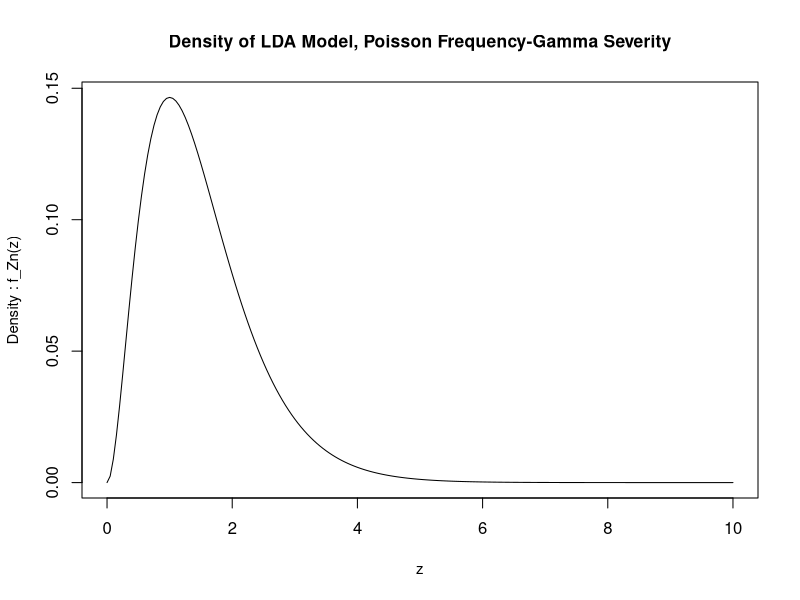
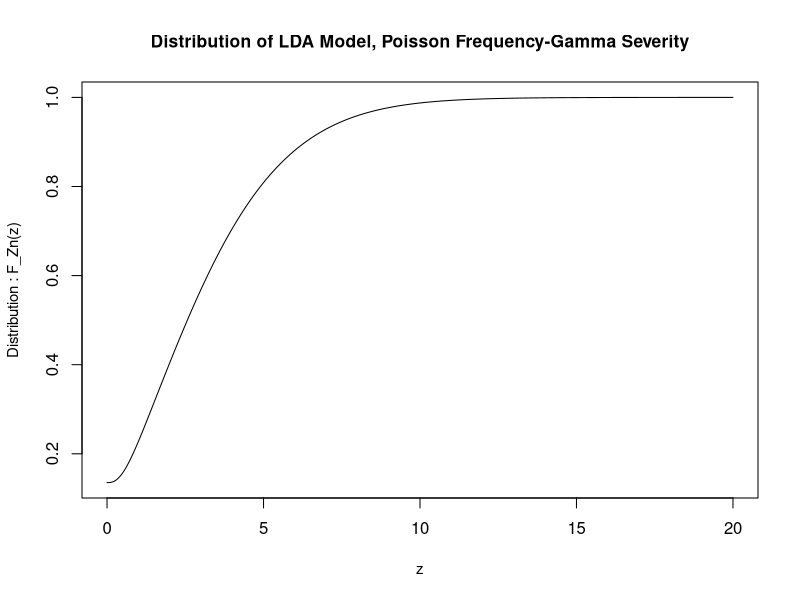
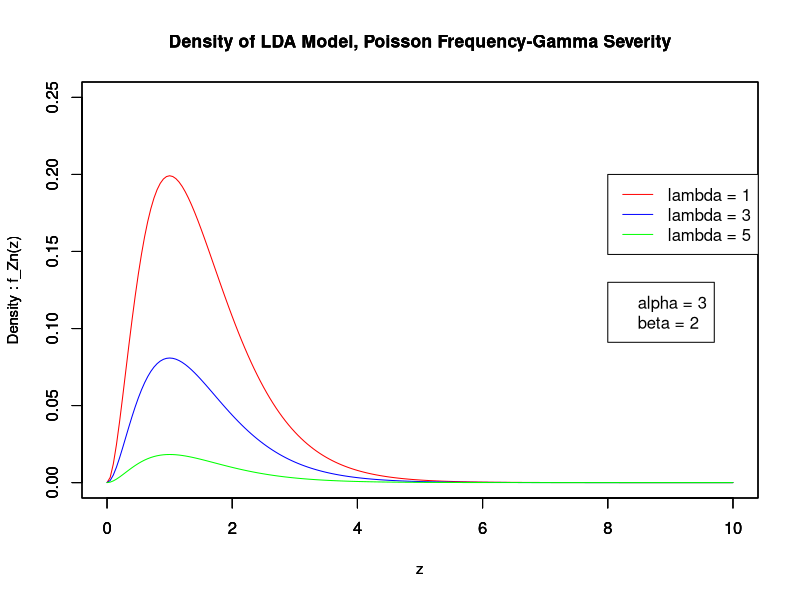
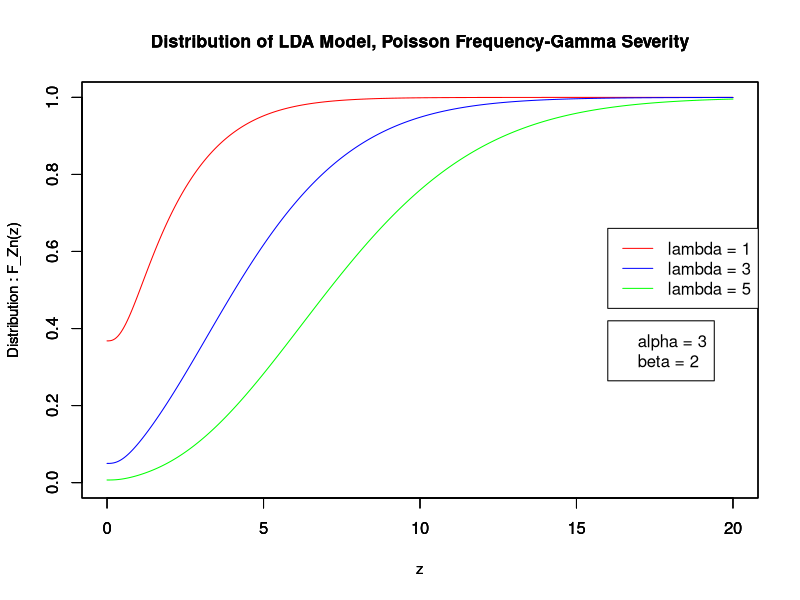
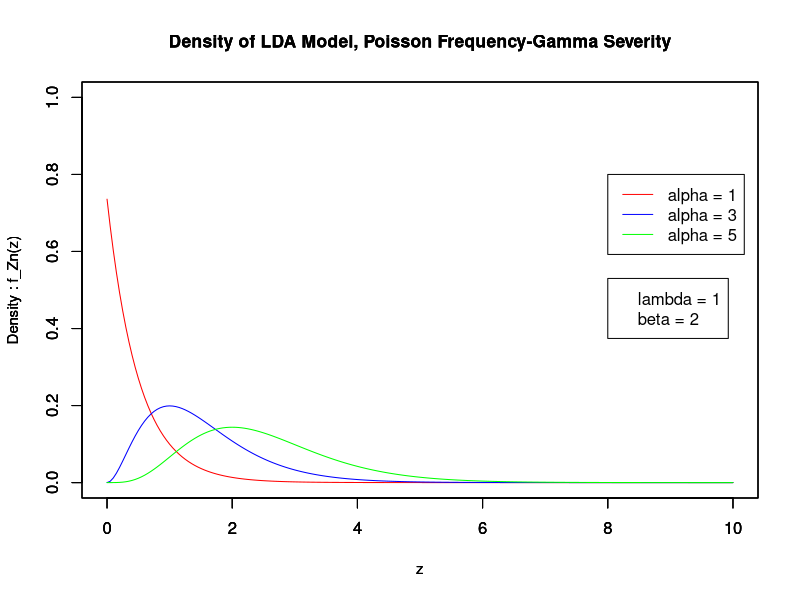
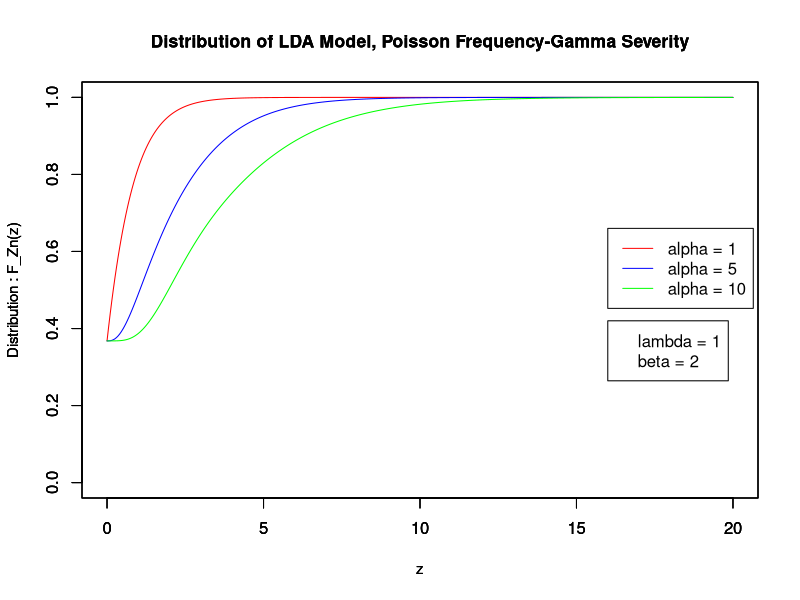
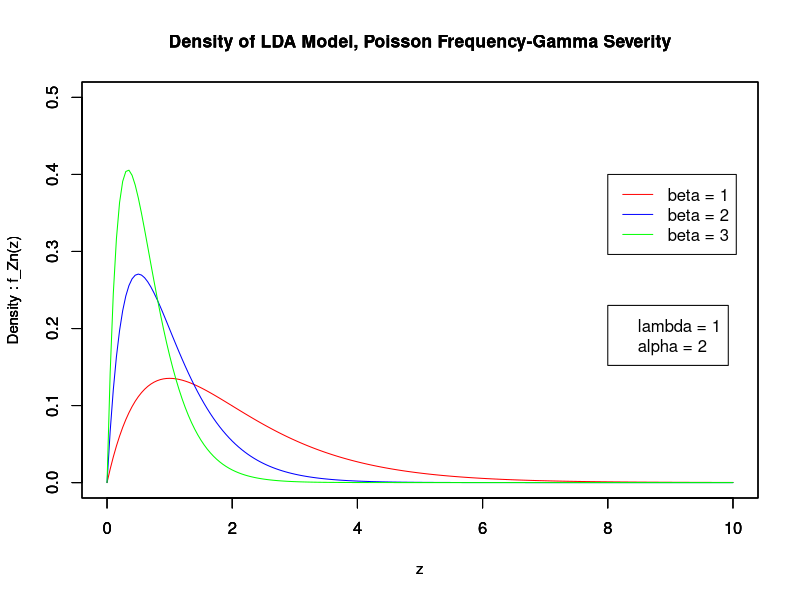
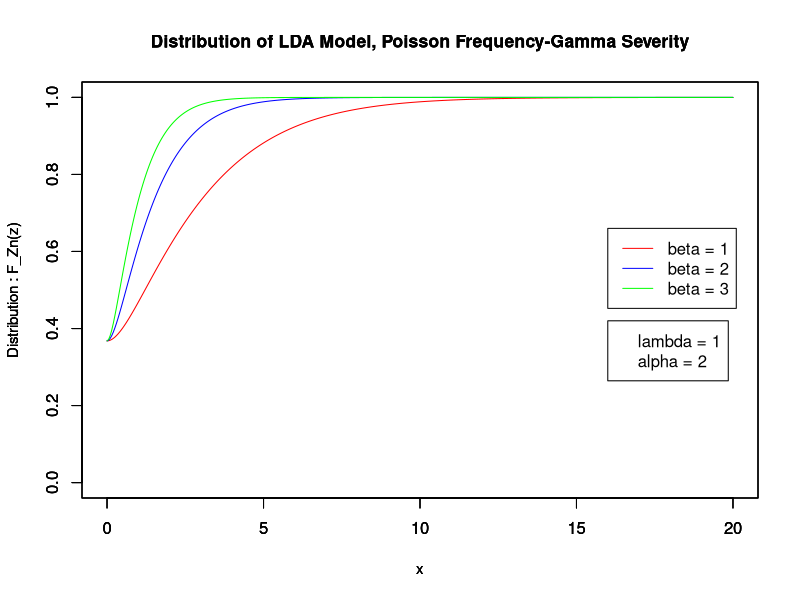

R code for these plots, in order: (Note: this script raises an error after producing the figures.)
rm(list=ls(all=TRUE))
library(pracma)
dev.off()
#Setting the parameters
lambda <- 2
bet <- 2
alph <- 3

###PDF

#Defining our density function for Poisson-Gamma distribution
PGdens <- function(z,n,alph,bet,lambda) {partialsum = 0

for(k in 1:n){  #We want a sum, hence we use a for loop
  partialsum = partialsum + dpois(k,lambda)*dgamma(z,alph*k,bet) #Defining the sum using the equation we defined
  
  return(partialsum)
}}

zs1 = seq(0, 10, by = 0.05) #Our range of z values

#Plotting the density function for our parameter values
plot(zs1,PGdens(zs1,200,alph,bet,lambda),main = "Density of LDA Model, Poisson Frequency-Gamma Severity",cex.main=1.05 ,xlab = "z",ylab="Density : f_Zn(z)",cex.lab=0.9,"l")


####CDF
zs = seq(0, 20, by = 0.05)#Our range of z values

#Defining our distribution function for Poisson-Gamma distribution
PGcdf <- function(z,n,alph,bet,lambda) {partialsum = exp(-lambda)
if(n>0){
  
  for(k in 1:n){
    partialsum = partialsum +  dpois(k,lambda)* pgamma(z,alph*k,bet)#Defining the sum using the equation we defined
  }
}

return(partialsum)
}


plot(zs,PGcdf(zs,50,alph,bet,lambda),main = "Distribution of LDA Model, Poisson Frequency-Gamma Severity",cex.main=1.05 ,xlab = "z",ylab="Distribution : F_Zn(z)",cex.lab=0.9,"l")



#Testing different values of lambda, alpha and beta

#Lambda tests____________________________________________________
dev.off()
zs1 = seq(0, 10, by = 0.05)
zs2 = seq(0, 20, by = 0.05)

alpha_lambdatest <- 3 #Setting our alpha and beta parameters
beta_lambdatest <- 2

lambdas = c(1,3,5)#We are going to plot the model for lambda = 1, 3 and 5

color = c("red","blue","green")#Defining different colours to see the difference in plots

for(i in 1:3){ #Testing each parameter value for the density function
  pgdens = PGdens(zs1,200,alpha_lambdatest,beta_lambdatest,lambda = lambdas[i])
  
  #Plotting the density
  plot(zs1,pgdens,main = "Density of LDA Model, Poisson Frequency-Gamma Severity", cex.main=1.05 ,xlab = "z",ylab="Density : f_Zn(z)",ylim = c(0,0.25),cex.lab=0.9,"l",col = color[i])
  par(new = TRUE)
}
legend(8,0.20,legend = c("lambda = 1","lambda = 3","lambda = 5"),col = c("red","blue","green"),lty = 1)
legend(8,0.13, legend = c("alpha = 3","beta = 2"))

dev.off()
for(i in 1:3){#Testing each parameter value for the distribution function
  pgcdf = PGcdf(zs2,20,alpha_lambdatest,beta_lambdatest,lambda = lambdas[i])
  
  #Plotting the distribution
  plot(zs2,pgcdf,main = "Distribution of LDA Model, Poisson Frequency-Gamma Severity", cex.main=1.05 ,xlab = "z",ylab="Distribution : F_Zn(z)",ylim = c(0,1),cex.lab=0.9,"l",col = color[i])
  par(new = TRUE)
}
legend(16,0.66,legend = c("lambda = 1","lambda = 3","lambda = 5"),col = c("red","blue","green"),lty = 1)
legend(16,0.42, legend = c("alpha = 3","beta = 2"))

#Alpha tests____________________________________________________
dev.off()
zs1 = seq(0, 10, by = 0.05)
zs2 = seq(0, 20, by = 0.05)

beta_alphatest <- 2 #Setting our beta and lambda parameters
lambda_alphatest <- 1

alphas = c(1,3,5)#We are going to plot the model for alphas = 1, 3 and 5
color = c("red","blue","green")

for(i in 1:3){#Testing each parameter value for the density function
  pgdens = PGdens(zs1,200,alph = alphas[i],beta_alphatest,lambda_alphatest)
  
  #Plotting the density
  plot(zs1,pgdens,main = "Density of LDA Model, Poisson Frequency-Gamma Severity", cex.main=1.05 ,xlab = "z",ylab="Density : f_Zn(z)",ylim = c(0,1),cex.lab=0.9,"l",col = color[i])
  par(new = TRUE)
}
legend(8,0.80,legend = c("alpha = 1","alpha = 3","alpha = 5"),col = c("red","blue","green"),lty = 1)
legend(8,0.53, legend = c("lambda = 1","beta = 2"))


dev.off()
for(i in 1:3){#Testing each parameter value for the density function
  pgcdf = PGcdf(zs2,20,alph = alphas[i],beta_alphatest,lambda_alphatest)
  
  #Plotting the distribution
  plot(zs2,pgcdf,main = "Distribution of LDA Model, Poisson Frequency-Gamma Severity", cex.main=1.05 ,xlab = "z",ylab="Distribution : F_Zn(z)",ylim = c(0,1),cex.lab=0.9,"l",col = color[i])
  par(new = TRUE)
}
legend(16,0.66,legend = c("alpha = 1","alpha = 5","alpha = 10"),col = c("red","blue","green"),lty = 1)
legend(16,0.42, legend = c("lambda = 1","beta = 2"))

#Beta tests____________________________________________________
dev.off()
zs1 = seq(0, 10, by = 0.05)
zs2 = seq(0, 20, by = 0.05)
alpha_betatest <- 2 #Setting our alpha and lambda parameters
lambda_betatest <- 1
betas = c(1,2,3)#We are going to plot the model for betas = 1,2 and 3
color = c("red","blue","green")

for(i in 1:3){#Testing each parameter value for the density function
  pgdens = PGdens(zs1,200,alpha_betatest,bet = betas[i],lambda_alphatest)
  
  #Plotting the density
  plot(zs1,pgdens,main = "Density of LDA Model, Poisson Frequency-Gamma Severity", cex.main=1.05 ,xlab = "z",ylab="Density : f_Zn(z)",ylim = c(0,0.5),cex.lab=0.9,"l",col = color[i])
  par(new = TRUE)
}
legend(8,0.40,legend = c("beta = 1","beta = 2","beta = 3"),col = c("red","blue","green"),lty = 1)
legend(8,0.23, legend = c("lambda = 1","alpha = 2"))

dev.off()
for(i in 1:3){#Testing each parameter value for the distribution function
  pgcdf = PGcdf(zs2,20,alpha_betatest,bet = betas[i],lambda_alphatest)
  
  #Plotting the distribution
  plot(zs2,pgcdf,main = "Distribution of LDA Model, Poisson Frequency-Gamma Severity", cex.main=1.05 ,xlab = "x",ylab="Distribution : F_Zn(z)",ylim = c(0,1),cex.lab=0.9,"l",col = color[i])
  par(new = TRUE)
}
legend(16,0.66,legend = c("beta = 1","beta = 2","beta = 3"),col = c("red","blue","green"),lty = 1)
legend(16,0.42, legend = c("lambda = 1","alpha = 2"))

#Monte Carlo Simulation_______________________________________________________________
dev.off()
lambda <- 2 # Deining intial parameters
bet <- 2
alph <- 3

poisson_gamma_montecarlo <- function(lambda,alpha,beta,nsim){
  
  annual_loss <- rep(NA,nsim)
  
  for (i in 1:nsim){ #We want to simulate for n yea so we use a for loop
    
    no_of_losses <- rpois(1,lambda) #Smpling the number of losses from the poisson distribution
    
    if (no_of_losses == 0){ #If the number of losses in that year is 0 then we want a zero value 
      
      annual_loss[i] <- 0
      
    } else{
      
      individual_losses = rgamma(no_of_losses,alpha, beta) #Sampling the individual losses that year from the Gamma distribution
      
      agg_losses = sum(individual_losses) #Aggregating the losses
      annual_loss[i] <- agg_losses #Assigning the loss for that year as the aggregate loss
      
    }
    
  }
  
  
  return(annual_loss)
  
}

monty = poisson_gamma_montecarlo(lambda = lambda,alpha = alph,beta = bet, nsim = 10000)

hist(monty,ylim = c(0,2500),xlab='Losses', main='Poisson-Gamma LDA Monte-Carlo') #Plotting the histogram
my_hist <- hist(monty,ylim = c(0,2500))       # Store histogram info
my_hist$counts <- cumsum(my_hist$counts)    # Change histogram counts
plot(my_hist,xlab='Losses',main='Cumulative Poisson-Gamma LDA Monte-Carlo')  

#Montecarlo Simulations
dev.off()
zs1 = seq(0, 10, by = 0.05)
zs2 = seq(0, 20, by = 0.05)

alpha_lambdatest <- 3 #Setting consistent parameters for alpha , beta and lambda for each tes
beta_lambdatest <- 2

alpha_betatest <- 2 
lambda_betatest <- 5

beta_alphatest <- 2 
lambda_alphatest <- 5

alphas = c(1,3,5)#We are going to plot the model for alpha = 1, 3 and 5
betas = c(1,2,3)#We are going to plot the model for lambda = 1, 2 and 3
lambdas = c(2,4,6)#We are going to plot the model for lambda = 2, 4 and 6

color = c("red","blue","green")

#Lambda tests____________________________________________________

dev.off()
par(mfrow=c(2,3))

for(i in 1:3){#Testing the Monte carlo distribution for values of lambda
  monty_test = poisson_gamma_montecarlo(lambda = lambdas[i],alpha = alpha_lambdatest,beta = beta_lambdatest, nsim = 10000)
  par(new=FALSE)
  cuml_hist <- hist(monty_test,col = color[i],main = "Histogram of Poisson-Gamma LDA Monte Carlo Sim.",cex.main = 0.94,ylim = c(0,2500))
  
  
  cuml_hist$counts <- cumsum(cuml_hist$counts)
  plot(cuml_hist,col=color[i],main = "Histogram of Annual Loss Distribution",cex.main = 0.94)
}
legend(15,6000,legend = c("lambda = 1","lambda = 3","lambda = 5"),col = c("red","blue","green"),lty = 1,cex = 0.75)
legend(15,3000, legend = c("alpha = 3","beta = 2"),cex = 0.75)


#Alpha tests____________________________________________________
dev.off()
par(mfrow=c(2,3))
for(i in 1:3){#Testing the Monte carlo distribution for values of alphas
  monty_test = poisson_gamma_montecarlo(lambda_alphatest,alph = alphas[i],beta_alphatest, nsim = 10000)
  par(new=FALSE)
  
  cuml_hist <- hist(monty_test,col = color[i],main = "Histogram of Poisson-Gamma LDA Monte Carlo Sim.",cex.main = 0.94,ylim = c(0,3000))
  
  
  cuml_hist$counts <- cumsum(cuml_hist$counts)
  plot(cuml_hist,col=color[i],main = "Histogram of Annual Loss Distribution",cex.main = 0.94)
}

legend(20,6000,legend = c("alpha = 1","alpha = 3","alpha = 5"),col = c("red","blue","green"),lty = 1,cex = 0.75)
legend(20,3000, legend = c("lambda = 5","beta = 2"),cex = 0.75)

#Beta tests____________________________________________________
dev.off()
par(mfrow=c(2,3))
for(i in 1:3){#Testing the Monte carlo distribution for values of beta
  monty_test = poisson_gamma_montecarlo(lambda_betatest,alpha_betatest,beta = betas[i], nsim = 10000)
  par(new=FALSE)
  
  cuml_hist <- hist(monty_test,col = color[i],main = "Histogram of Poisson-Gamma LDA Monte Carlo Sim.",cex.main = 0.94,xlab = "Loss amount",ylab = "",ylim = c(0,3000))
  
  cuml_hist$counts <- cumsum(cuml_hist$counts)
  plot(cuml_hist,col=color[i],main = "Histogram of Annual Loss Distribution",cex.main = 0.94)
}
legend(6,6000,legend = c("beta = 1","beta = 2","beta = 3"),col = c("red","blue","green"),lty = 1,cex = 0.75)
legend(6,3000, legend = c("lambda = 5","alpha = 3"),cex = 0.75)

